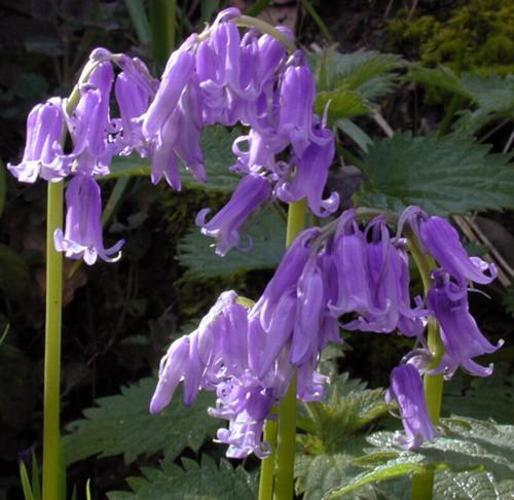
#> input picture dataset/train/bluebell/1 (10).jpg, 514 x 500 px, given in place of 1 (1).jpg, which was not available
$ python Global.py   (older library calls are emulated)
#> lines starting #> are read from the running program, lines starting #| are printed output that depends on the picture; pictures that were not available may be replaced by others from this repository, and a replacement may not be noted
# imports
from sklearn.preprocessing import LabelEncoder
from sklearn.preprocessing import MinMaxScaler
import numpy as np
import mahotas
import cv2
import os
import h5py

# image size
fixed_size = tuple((500, 500))

#training data path
train_path = "C:\\Users\\himanshu\\Desktop\\flowers classification\\dataset\\train"

# no. of random forest trees
num_trees = 100

# bins for histogram
bins = 0

# train test split size
test_train = 0.10

# seed for representing same results
seed = 9

# first feature descriptor : Hu Moments
def fd_hu_moments(image):
	# converting imge to greyscale using cvtColor
	image = cv2.cvtColor(image, cv2.COLOR_BGR2GRAY)

	# using HuMoments func. to extract Hu moments
	# argument is a flattened image moments
	feature = cv2.HuMoments(cv2.moments(image)).flatten()
	return feature

# second feature descriptor : Haralick texture
def fd_haralick(image):
	# converting to greyscale
	gray = cv2.cvtColor(image, cv2.COLOR_BGR2GRAY)
	# computing haralick texture feature vector
	haralick = mahotas.features.haralick(gray).mean(axis = 0)
	return haralick

# third feature descriptor : Color Histogram
def fd_histogram(image, mask = None):
	# converting imge to HSV using cvtColor
	image = cv2.cvtColor(image, cv2.COLOR_BGR2RGB)
	# computing color histogram
	hist = cv2.calcHist([image], [0, 1], None, [180, 256], [0, 180, 0, 256])
	# normalize the histogram
	cv2.normalize(hist, hist)
	return hist.flatten()

"""
path = "C:\\Users\\himanshu\\Desktop\\flowers classification\\dataset\\train\\bluebell\\1 (1).jpg"
img = cv2.imread(path)
img = cv2.resize(img, fixed_size)
histo = fd_histogram(img)
"""


# getting training labels
train_labels = os.listdir(train_path)

#sorting training labels
train_labels.sort()
print(train_labels)

# emoty list to hold feature vectors and labels
global_features = []
labels = []

i, j = 0, 0
k = 0

# number of images per class
image_per_class = 80

# loop over training data sub-folders
for training_name in train_labels:

    # joiimg the training path athe specific folders
    dir = os.path.join(train_path, training_name)

    current_label = training_name

    k = 1
    # loop over the images in each sub-folder
    for x in range(1, image_per_class+1):
        # getting inage file name
        file = dir + "/1 (" + str(x) + ").jpg"

        # read the image and resize it to a fixed-size
        image = cv2.imread(file)
#> image is the input picture: shape (500, 514, 3); mean B, G, R 80.5, 68.4, 77.2
        image = cv2.resize(image, (500, 500))
#> image: shape (500, 500, 3)

        #
        # global feature extraction
        #

        fv_hu_moments = fd_hu_moments(image)
#> in fd_hu_moments, `image = cv2.cvtColor(image, cv2.COLOR_BGR2GRAY)`:
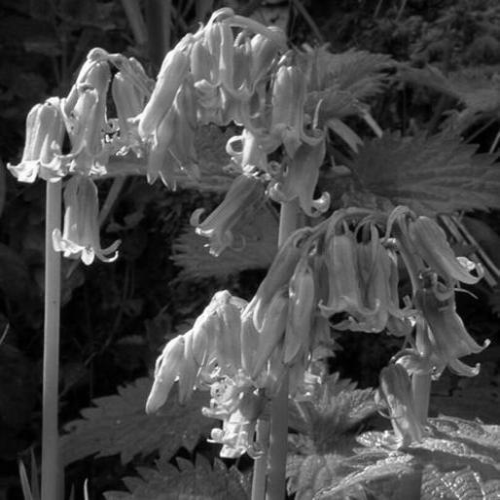
#> image: shape (500, 500); min 0, max 255, mean 72.4
#> in fd_hu_moments, `feature = cv2.HuMoments(cv2.moments(image)).flatten()`: feature = [0.00208, 1.96e-07, 5.01e-11, 4.73e-12, 7.12e-23, 2e-15, 1.47e-23]
#> fv_hu_moments has the same summary as feature in fd_hu_moments
#> (the run stopped early here; a loop or call above may not have finished)

$ run again, on dataset/train/buttercup/1 (15).jpg
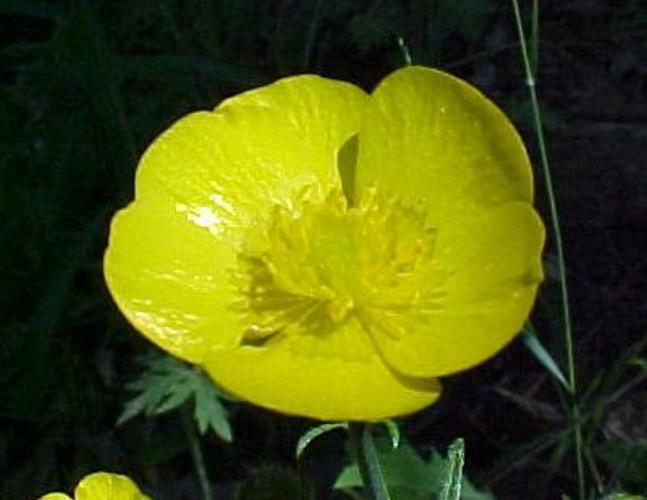
#> input picture dataset/train/buttercup/1 (15).jpg, 647 x 500 px, given in place of 1 (1).jpg, which was not available
#> image is the input picture: shape (500, 647, 3); mean B, G, R 14.6, 85, 78.1
#> `image = cv2.resize(image, (500, 500))`:
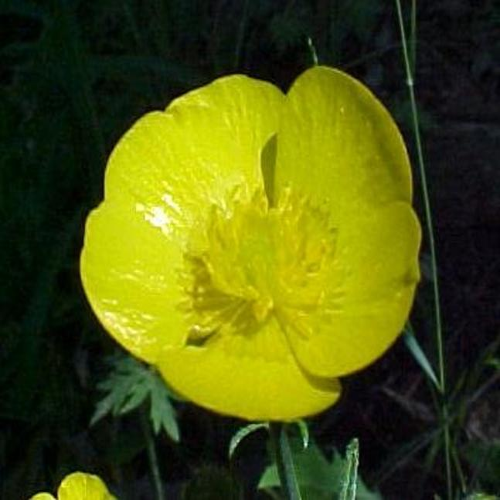
#> image: shape (500, 500, 3); mean B, G, R 14.6, 85, 78.1
#> in fd_hu_moments, `image = cv2.cvtColor(image, cv2.COLOR_BGR2GRAY)`:
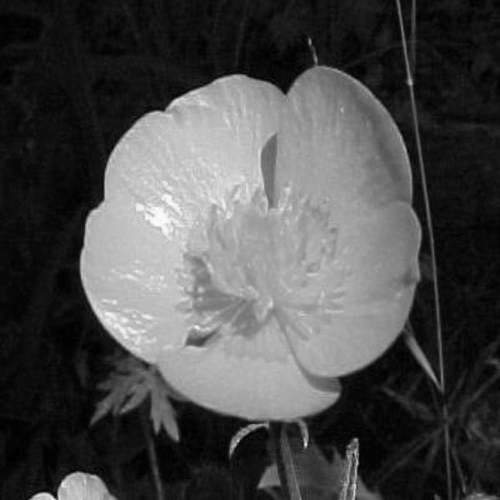
#> image: shape (500, 500); min 0, max 253, mean 74.9
#> feature = [0.00119, 8.41e-09, 1.51e-12, 1.41e-11, 5.47e-23, 2.18e-16, -3.57e-23]
#> fv_hu_moments has the same summary as feature in fd_hu_moments

$ run again, on dataset/train/buttercup/1 (16).jpg
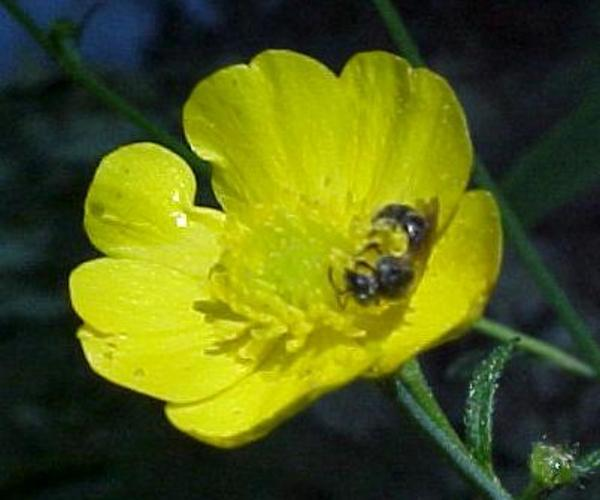
#> input picture dataset/train/buttercup/1 (16).jpg, 600 x 500 px, given in place of 1 (1).jpg, which was not available
#> image is the input picture: shape (500, 600, 3); mean B, G, R 23.8, 93.9, 83.6
#> `image = cv2.resize(image, (500, 500))`:
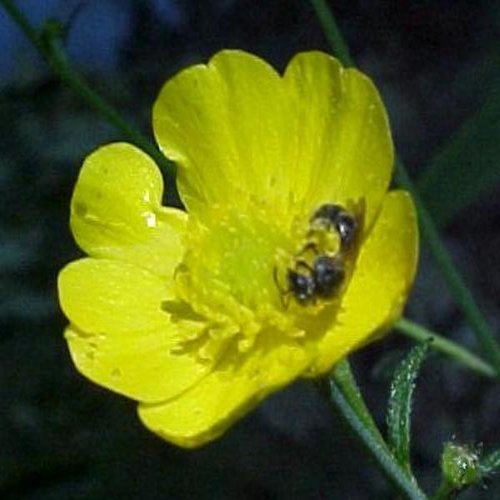
#> image: shape (500, 500, 3); mean B, G, R 23.9, 94, 83.6
#> in fd_hu_moments, `image = cv2.cvtColor(image, cv2.COLOR_BGR2GRAY)`:
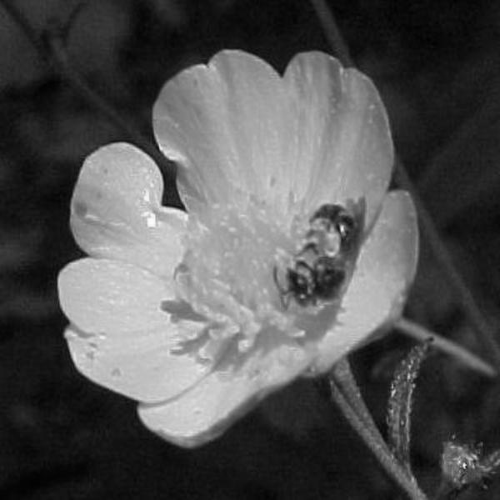
#> image: shape (500, 500); min 1, max 251, mean 82.9
#> feature = [0.00124, 1.47e-09, 1.96e-11, 1.6e-11, 5.74e-23, 3.7e-16, 2.78e-22]
#> fv_hu_moments has the same summary as feature in fd_hu_moments

$ run again, on dataset/train/colts foot/1 (12).jpg
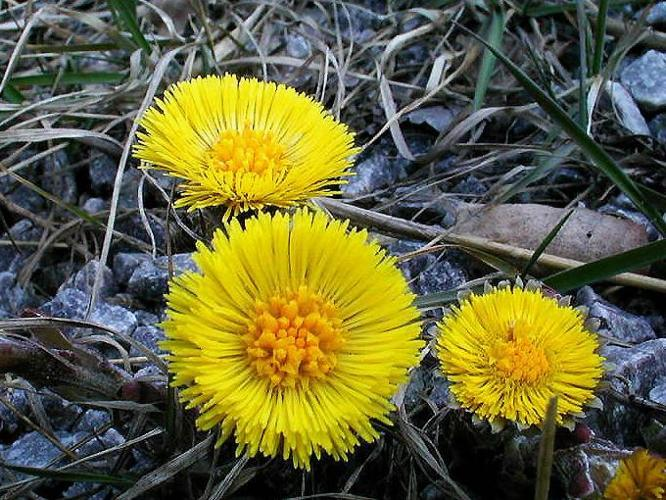
#> input picture dataset/train/colts foot/1 (12).jpg, 666 x 500 px, given in place of 1 (1).jpg, which was not available
#> image is the input picture: shape (500, 666, 3); mean B, G, R 59.8, 100.6, 101.9
#> `image = cv2.resize(image, (500, 500))`:
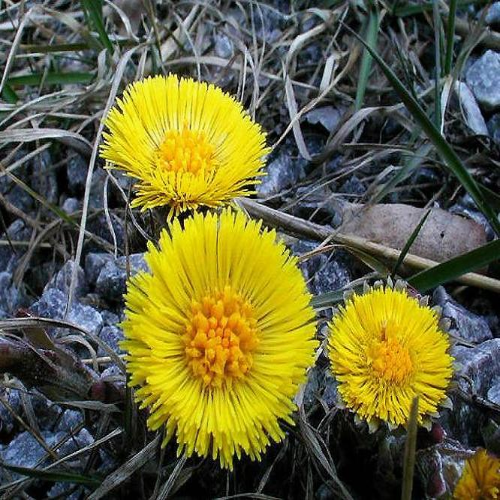
#> image: shape (500, 500, 3); mean B, G, R 59.8, 100.6, 101.9
#> in fd_hu_moments, `image = cv2.cvtColor(image, cv2.COLOR_BGR2GRAY)`:
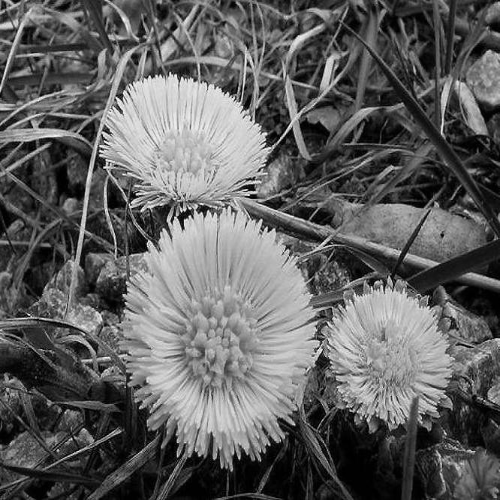
#> image: shape (500, 500); min 0, max 253, mean 96.4
#> feature = [0.00141, 2.16e-08, 1.03e-11, 5.27e-12, -1.55e-23, -7.15e-16, 3.56e-23]
#> fv_hu_moments has the same summary as feature in fd_hu_moments
